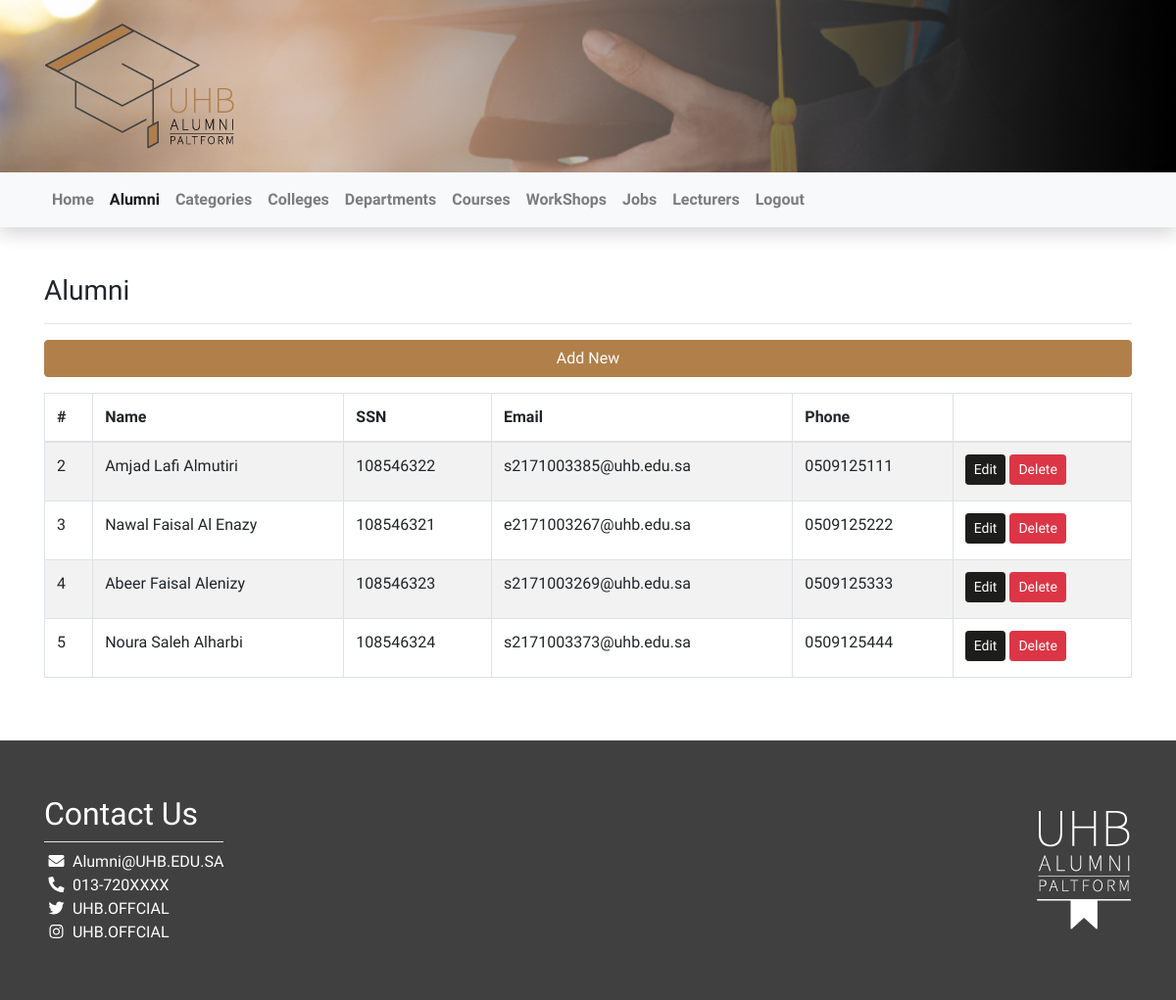
The app's page /Code/views/alumni (signed in) with its own data.
### tables this page shows
CREATE TABLE `alumni` (
  `id` int(11) NOT NULL,
  `SSN` varchar(255) NOT NULL,
  `alu_name` varchar(255) NOT NULL,
  `email` varchar(255) NOT NULL,
  `password` varchar(255) NOT NULL,
  `salt` varchar(10) NOT NULL,
  `phone` varchar(25) NOT NULL,
  `department_id` int(11) NOT NULL
);

### Code/views/alumni/index.php (the view, shortened to what this page needs)
<?php
require_once"../../init/init.php";
$stmt = $con->prepare("SELECT
	alumni.*, colleges.colg_name, departments.dept_name
	FROM
	    alumni
    INNER JOIN departments ON alumni.department_id = departments.id
    INNER JOIN colleges ON departments.college_id = colleges.id");
$stmt->execute();
$alumni = $stmt->fetchAll();
?>
	<div class="container py-5">
		<h3>Alumni</h3>
		<hr/>
		<a class="btn btn-block mb-3 btn-primary" href="<?= route("alumni/add.php") ?>">Add New</a>
		<div class="table-responsive">
			<table class="table table-striped table-hover table-bordered w-100">
				<thead>
				<tr>
					<th>#</th>
					<th>Name</th>
					<th>SSN</th>
					<th>Email</th>
					<th>Phone</th>
					<th></th>
				</tr>
				</thead>
				<tbody>
					<?php foreach ( $alumni as $alumnus ): ?>
						<tr>
							<td><?= $alumnus['id'] ?></td>
							<td><?= $alumnus['alu_name'] ?></td>
							<td><?= $alumnus['SSN'] ?></td>
							<td><?= $alumnus['email'] ?></td>
							<td><?= $alumnus['phone'] ?></td>
							<td>
								<a class="btn btn-sm mb-1 btn-dark" href="<?= route("alumni/edit.php?id=" . $alumnus['id'] )?>">Edit</a>
								<a class="btn btn-sm mb-1 btn-danger" href="<?= route("alumni/delete.php?id=" . $alumnus['id'] )?>">Delete</a>
							</td>
						</tr>
					<?php endforeach; ?>
				</tbody>
			</table>
		</div>
	</div>
<?php require_once"../includes/footer.php"; ?>

### Code/assets/css/style.css (style rules this page uses)
body { background-repeat: no-repeat; background-size: cover; font-family: 'Cairo'; background-attachment: fixed; background-position: center; }

### records on screen
alumni: id "2", alu_name "Amjad Lafi Almutiri", SSN "108546322", email "s2171003385@uhb.edu.sa", phone "0509125111"
alumni: id "3", alu_name "Nawal Faisal Al Enazy", SSN "108546321", email "e2171003267@uhb.edu.sa", phone "0509125222"
alumni: id "4", alu_name "Abeer Faisal Alenizy", SSN "108546323", email "s2171003269@uhb.edu.sa", phone "0509125333"
alumni: id "5", alu_name "Noura Saleh Alharbi", SSN "108546324", email "s2171003373@uhb.edu.sa", phone "0509125444"
